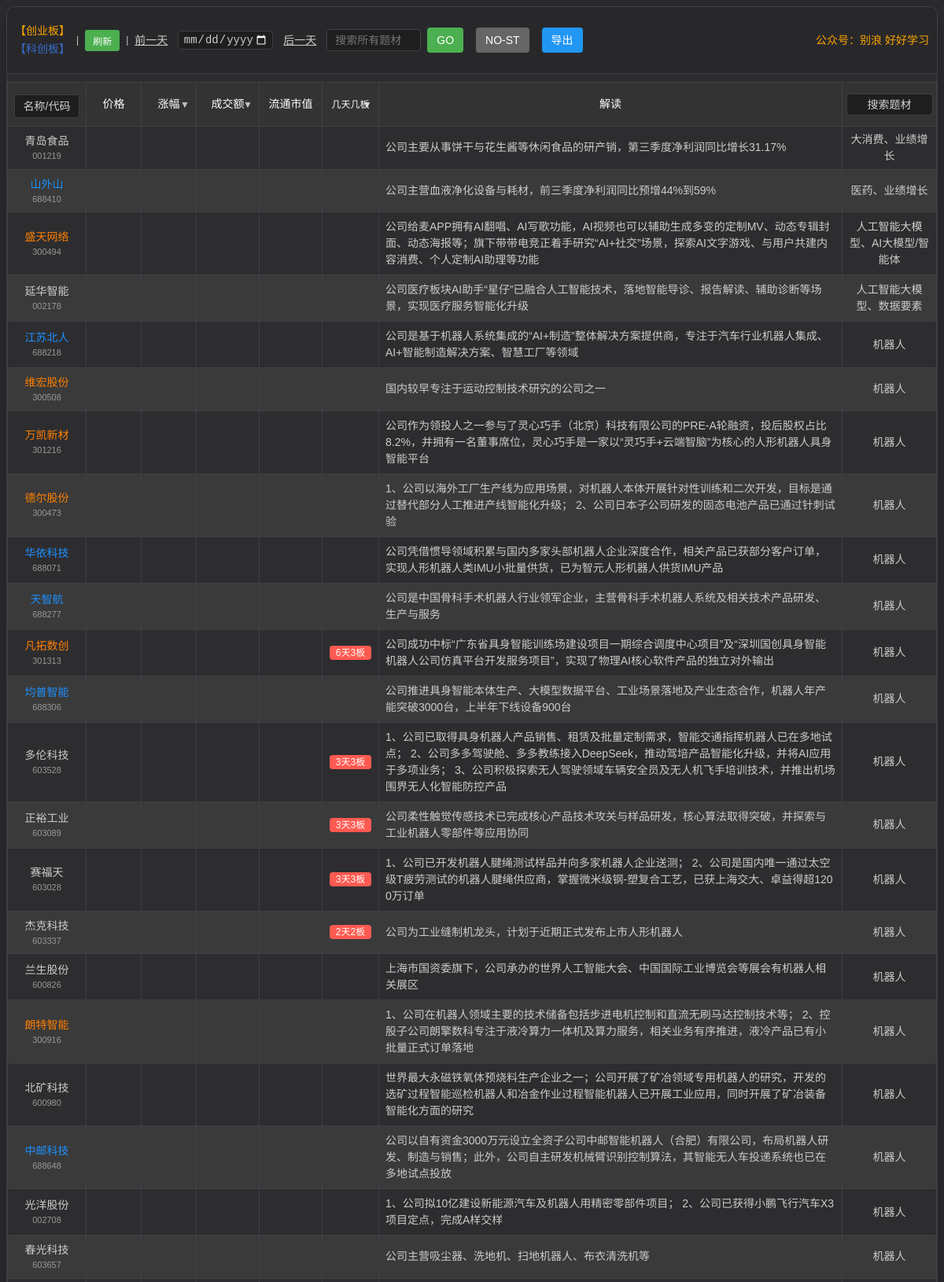
The page / (upper part) on the database its author committed.
### tables this page shows
CREATE TABLE stock_20261026 (
            id INTEGER PRIMARY KEY AUTOINCREMENT,
            code TEXT NOT NULL,
            name TEXT NOT NULL,
            description TEXT,
            plates TEXT,
            m_days_n_boards TEXT,
            date TEXT NOT NULL,
            price REAL DEFAULT 0,
            change_percentage REAL DEFAULT 0,
            amount REAL DEFAULT 0,
            value REAL DEFAULT 0
        );

### app.py (the view)
@app.route('/')
def index():
    latest_data = db.get_latest_day_data()
    message = session.pop('message', None)
    return render_template('index.html', stocks=latest_data, search_mode=False, message=message)

### templates/index.html (shortened to what this page needs)
<!DOCTYPE html>
<html lang="zh-CN">
<head>
    <link rel="stylesheet" href="/static/css/styles.css">
</head>
<body>
    <div class="container">
        <div class="table-container">
            <div class="header-container">
                <div class="date-selector">
                    <span class="market-label">
                        <span style="color: orange;">【创业板】</span> <span style="color: rgba(60, 127, 250, 0.781);">【科创板】</span>
                    </span>
                    <span style="color: var(--text-color);"> | </span>
                    <button onclick="location.reload()" class="refresh-button" title="刷新页面">
                    刷新
                </button>
                    <span style="color: var(--text-color);"> | </span>
                    <a href="javascript:void(0)" onclick="changeDate(-1)" style="color: var(--text-color); text-decoration: underline; font-size: 14px; margin-right: 5px; display: inline-block; line-height: 24px;">前一天</a>
                    <input type="date" id="dateFilter" placeholder="选择日期" onchange="filterByDate(this.value)" class="filter-input" style="margin: 0; padding: 2px 5px; display: inline-block; width: auto; max-width: 130px; vertical-align: middle;">
                    <a href="javascript:void(0)" onclick="changeDate(1)" style="color: var(--text-color); text-decoration: underline; font-size: 14px; margin-left: 5px; display: inline-block; line-height: 24px;">后一天</a>
                    <div class="plate-search-container-inline">
                        <input type="text" id="plateSearchInput" placeholder="搜索所有题材" class="plate-search-input-inline">
                        <button onclick="searchPlate()" class="plate-search-button-inline">GO</button>
                        <button id="noStButton" onclick="toggleNoStFilter()" class="no-st-button" type="button">NO-ST</button>
                        <button onclick="exportStockCodes()" class="export-button" type="button">导出</button>
                    </div>
                    <div style="margin-left: auto; color: orange !important; font-size: 14px;">
                        公众号：别浪 好好学习
                    </div>
                </div>
            </div>
            <table>
                <thead>
                    <tr>
                        <th width="120px">
                            <div class="search-wrapper">
                                <input
                                    type="text"
                                    id="searchInput"
                                    placeholder="名称/代码"
                                    class="search-input"
                                    oninput="showSuggestions(this.value)"
                                >
                            </div>
                        </th>
                        <th>价格</th>
                        <th class="sortable" onclick="sortByChangePercentage()">涨幅</th>
                        <th class="sortable" onclick="sortByAmount()">成交额</th>
                        <th>流通市值</th>
                        <th class="sortable" onclick="sortByDaysBoards()">几天几板</th>
                        <th>解读</th>
                        <th class="plate-column" style="width: 120px !important; min-width: 120px !important; max-width: 120px !important; padding: 4px !important;">
                            <input type="text" id="plateFilter" placeholder="搜索题材" oninput="filterByPlate(this.value)" class="filter-input">
                        </th>
                    </tr>
                </thead>
                <tbody id="stockTableBody">
                    {% if stocks %}
                        {% for stock in stocks %}
                            <tr onclick="linkToTongDaXin('{{ stock.code_part }}')" style="cursor: pointer;">
                                <td class="stock-name-link{% if stock.code_part.startswith('688') %} blue-text{% elif stock.code_part.startswith('3') or stock.code_part.startswith('68') %} orange-text{% endif %}"><div class="sn-name">{{ stock.name }}</div><div class="sn-code" style="font-size:11px;color:#999;">{{ stock.code_part }}</div></td>
                                <td class="price"></td>
                                <td class="change-percentage"></td>
                                <td class="amount"></td>
                                <td class="value"></td>
                                <td>{% if stock.m_days_n_boards %}
                                    <span class="days-boards-tag">{{ stock.m_days_n_boards }}</span>
                                {% else %}{{ stock.m_days_n_boards }}{% endif %}</td>
                                <td>{{ stock.description }}</td>
                                <td class="plate-column">{{ stock.plates }}</td>
                            </tr>
                        {% endfor %}
                    {% else %}
                        <tr>
                            <td colspan="10" class="no-data">暂无股票数据，请点击"抓取股票数据"按钮获取数据</td>
                        </tr>
                    {% endif %}
                </tbody>
            </table>
        </div>
    </div>
</body>
</html>

### rows shown on the page
stock_20261026: name "青岛食品", code_part "001219", description "公司主要从事饼干与花生酱等休闲食品的研产销，第三季度净利润同比增长31.17%", plates "大消费、业绩增长"
stock_20261026: name "山外山", code_part "688410", description "公司主营血液净化设备与耗材，前三季度净利润同比预增44%到59%", plates "医药、业绩增长"
stock_20261026: name "盛天网络", code_part "300494", description "公司给麦APP拥有AI翻唱、AI写歌功能，AI视频也可以辅助生成多变的定制MV、动态专辑封面、动态海报等；旗下带带电竞正着手研究“AI+社交”场景，探索AI文字游戏、与用户共建内容消费、个人定制AI助理等功能", plates "人工智能大模型、AI大模型/智能体"
stock_20261026: name "延华智能", code_part "002178", description "公司医疗板块AI助手“星仔”已融合人工智能技术，落地智能导诊、报告解读、辅助诊断等场景，实现医疗服务智能化升级", plates "人工智能大模型、数据要素"
stock_20261026: name "江苏北人", code_part "688218", description "公司是基于机器人系统集成的“AI+制造”整体解决方案提供商，专注于汽车行业机器人集成、AI+智能制造解决方案、智慧工厂等领域", plates "机器人"
stock_20261026: name "维宏股份", code_part "300508", description "国内较早专注于运动控制技术研究的公司之一", plates "机器人"
stock_20261026: name "万凯新材", code_part "301216", description "公司作为领投人之一参与了灵心巧手（北京）科技有限公司的PRE-A轮融资，投后股权占比8.2%，并拥有一名董事席位，灵心巧手是一家以“灵巧手+云端智脑”为核心的人形机器人具身智能平台", plates "机器人"
stock_20261026: name "德尔股份", code_part "300473", description "1、公司以海外工厂生产线为应用场景，对机器人本体开展针对性训练和二次开发，目标是通过替代部分人工推进产线智能化升级； 2、公司日本子公司研发的固态电池产品已通过针刺试验", plates "机器人"
stock_20261026: name "华依科技", code_part "688071", description "公司凭借惯导领域积累与国内多家头部机器人企业深度合作，相关产品已获部分客户订单，实现人形机器人类IMU小批量供货，已为智元人形机器人供货IMU产品", plates "机器人"
stock_20261026: name "天智航", code_part "688277", description "公司是中国骨科手术机器人行业领军企业，主营骨科手术机器人系统及相关技术产品研发、生产与服务", plates "机器人"
stock_20261026: name "凡拓数创", code_part "301313", m_days_n_boards "6天3板", description "公司成功中标“广东省具身智能训练场建设项目一期综合调度中心项目”及“深圳国创具身智能机器人公司仿真平台开发服务项目”，实现了物理AI核心软件产品的独立对外输出", plates "机器人"
stock_20261026: name "均普智能", code_part "688306", description "公司推进具身智能本体生产、大模型数据平台、工业场景落地及产业生态合作，机器人年产能突破3000台，上半年下线设备900台", plates "机器人"
stock_20261026: name "多伦科技", code_part "603528", m_days_n_boards "3天3板", description "1、公司已取得具身机器人产品销售、租赁及批量定制需求，智能交通指挥机器人已在多地试点； 2、公司多多驾驶舱、多多教练接入DeepSeek，推动驾培产品智能化升级，并将AI应用于多项业务； 3、公司积极探索无人驾驶领域车辆安全员及无人机飞手培训技术，并推出机场围界无人化智能防控产品", plates "机器人"
stock_20261026: name "正裕工业", code_part "603089", m_days_n_boards "3天3板", description "公司柔性触觉传感技术已完成核心产品技术攻关与样品研发，核心算法取得突破，并探索与工业机器人零部件等应用协同", plates "机器人"
stock_20261026: name "赛福天", code_part "603028", m_days_n_boards "3天3板", description "1、公司已开发机器人腱绳测试样品并向多家机器人企业送测； 2、公司是国内唯一通过太空级T疲劳测试的机器人腱绳供应商，掌握微米级钢-塑复合工艺，已获上海交大、卓益得超1200万订单", plates "机器人"
stock_20261026: name "杰克科技", code_part "603337", m_days_n_boards "2天2板", description "公司为工业缝制机龙头，计划于近期正式发布上市人形机器人", plates "机器人"
stock_20261026: name "兰生股份", code_part "600826", description "上海市国资委旗下，公司承办的世界人工智能大会、中国国际工业博览会等展会有机器人相关展区", plates "机器人"
stock_20261026: name "朗特智能", code_part "300916", description "1、公司在机器人领域主要的技术储备包括步进电机控制和直流无刷马达控制技术等； 2、控股子公司朗擎数科专注于液冷算力一体机及算力服务，相关业务有序推进，液冷产品已有小批量正式订单落地", plates "机器人"
stock_20261026: name "北矿科技", code_part "600980", description "世界最大永磁铁氧体预烧料生产企业之一；公司开展了矿冶领域专用机器人的研究，开发的选矿过程智能巡检机器人和冶金作业过程智能机器人已开展工业应用，同时开展了矿冶装备智能化方面的研究", plates "机器人"
stock_20261026: name "中邮科技", code_part "688648", description "公司以自有资金3000万元设立全资子公司中邮智能机器人（合肥）有限公司，布局机器人研发、制造与销售；此外，公司自主研发机械臂识别控制算法，其智能无人车投递系统也已在多地试点投放", plates "机器人"
stock_20261026: name "光洋股份", code_part "002708", description "1、公司拟10亿建设新能源汽车及机器人用精密零部件项目； 2、公司已获得小鹏飞行汽车X3项目定点，完成A样交样", plates "机器人"
stock_20261026: name "春光科技", code_part "603657", description "公司主营吸尘器、洗地机、扫地机器人、布衣清洗机等", plates "机器人"
